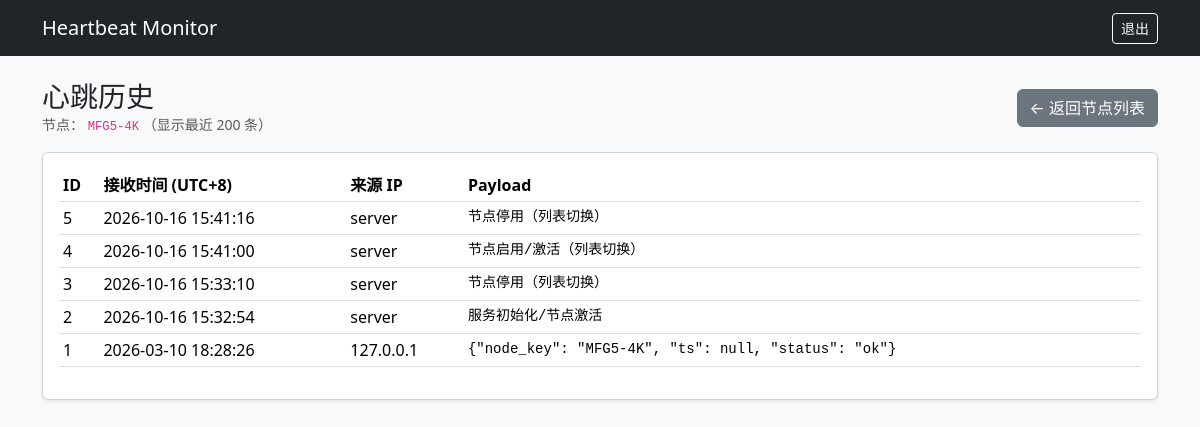
/ui/nodes/1/history (signed in), run on the app's committed database.
### app/models.py (models this page shows)
class MonitorNode(Base):
    __tablename__ = "monitor_nodes"
    id = Column(Integer, primary_key=True, index=True)
    node_key = Column(String(128), unique=True, index=True, nullable=False)
    enabled = Column(Boolean, default=True, nullable=False)
    interval_min = Column(Integer, default=15, nullable=False)
    ding_webhook = Column(String(512), nullable=False)
    ding_keyword = Column(String(64), nullable=False)
    last_seen_at = Column(DateTime, nullable=True)
    last_alert_at = Column(DateTime, nullable=True)
    alert_cooldown_min = Column(Integer, default=30, nullable=False)

class HeartbeatEvent(Base):
    __tablename__ = "heartbeat_events"
    id = Column(Integer, primary_key=True, index=True)
    node_id = Column(Integer, nullable=False)
    node_key = Column(String(128), nullable=False)
    received_at = Column(DateTime, default=datetime.utcnow, nullable=False)
    source_ip = Column(String(64), nullable=True)
    payload = Column(Text, nullable=True)

### app/main.py (the view)
@app.get("/ui/nodes/{node_id}/history", response_class=HTMLResponse)
def node_history(request: Request, node_id: int, limit: int = 200, db=Depends(get_db), _: None = Depends(require_login)):
    node = db.query(MonitorNode).filter(MonitorNode.id == node_id).first()
    if not node:
        return RedirectResponse(url="/ui/nodes", status_code=302)
    events = (
        db.query(HeartbeatEvent)
        .filter(HeartbeatEvent.node_id == node_id)
        .order_by(HeartbeatEvent.received_at.desc())
        .limit(limit)
        .all()
    )
    return templates.TemplateResponse(request=request, name="history.html", context={"node": node, "events": events, "limit": limit})

### templates/history.html
{% extends "base.html" %}
{% block content %}
<div class="d-flex justify-content-between align-items-center mb-3">
  <div>
    <h3 class="m-0">心跳历史</h3>
    <div class="text-muted small">
      节点：
      <code>{{ node.node_key }}</code>
      （显示最近 {{ limit }} 条）
    </div>
  </div>
  <a class="btn btn-secondary" href="/ui/nodes">← 返回节点列表</a>
</div>
<div class="card shadow-sm">
  <div class="card-body">
    {% if events %}
      <div class="table-responsive">
        <table class="table table-sm align-middle">
          <thead>
            <tr>
              <th>ID</th>
              <th>接收时间 (UTC+8)</th>
              <th>来源 IP</th>
              <th>Payload</th>
            </tr>
          </thead>
          <tbody>
          {% for e in events %}
            <tr>
              <td>{{ e.id }}</td>
              <td>{{ e.received_at | cst }}</td>
              <td>{{ e.source_ip or "-" }}</td>
              <td style="max-width: 800px;">
                <pre class="m-0" style="white-space: pre-wrap;">{{ e.payload }}</pre>
              </td>
            </tr>
          {% endfor %}
          </tbody>
        </table>
      </div>
    {% else %}
      <div class="alert alert-warning mb-0">
        暂无心跳历史记录。<br>
        请先确认该节点已经成功上报过心跳。
      </div>
    {% endif %}
  </div>
</div>
{% endblock %}

### templates/base.html (shortened to what this page needs)
<!doctype html>
<html lang="zh-CN">
<head>
  <link href="/static/css/bootstrap.min.css" rel="stylesheet">
</head>
<body class="bg-light">
<nav class="navbar navbar-expand-lg navbar-dark bg-dark">
  <div class="container">
    <a class="navbar-brand" href="/ui/nodes">Heartbeat Monitor</a>
    <div class="d-flex">
      <a class="btn btn-outline-light btn-sm" href="/logout">退出</a>
    </div>
  </div>
</nav>
<div class="container py-4">
  {% block content %}{% endblock %}
</div>
</body>
</html>

### data on the page
MonitorNode: node_key "MFG5-4K"
HeartbeatEvent: id "5", received_at|cst "2026-10-16 15:41:16", source_ip "server", payload "节点停用（列表切换）"
HeartbeatEvent: id "4", received_at|cst "2026-10-16 15:41:00", source_ip "server", payload "节点启用/激活（列表切换）"
HeartbeatEvent: id "3", received_at|cst "2026-10-16 15:33:10", source_ip "server", payload "节点停用（列表切换）"
HeartbeatEvent: id "2", received_at|cst "2026-10-16 15:32:54", source_ip "server", payload "服务初始化/节点激活"
HeartbeatEvent: id "1", received_at|cst "2026-03-10 18:28:26", source_ip "127.0.0.1", payload "{\"node_key\": \"MFG5-4K\", \"ts\": null, \"status\": \"ok\"}"

### other printed values
{{ limit }} "200"
